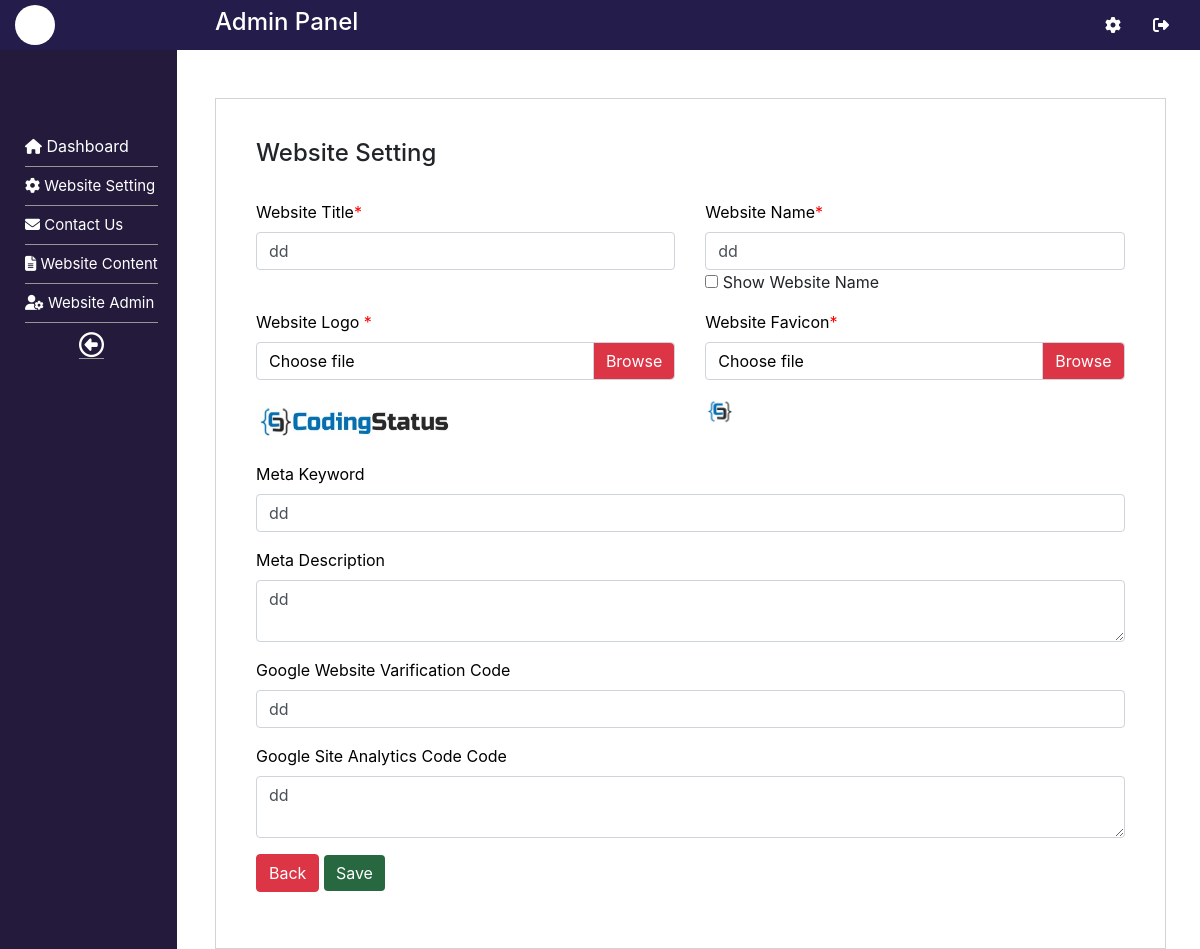
/admin/dashboard.php?cat=website-setting&subcat=website-setting (signed in), run on the app's committed database.
### tables this page shows
CREATE TABLE `website_setting` (
  `id` int(10) NOT NULL,
  `website_title` varchar(255) NOT NULL,
  `website_name` varchar(255) NOT NULL,
  `visible_website_name` int(10) NOT NULL DEFAULT 0,
  `website_logo` varchar(255) NOT NULL,
  `website_favicon` varchar(255) NOT NULL,
  `meta_keyword` varchar(255) NOT NULL,
  `meta_description` text NOT NULL,
  `google_varification_code` text NOT NULL,
  `google_analytics_code` text NOT NULL
);

### admin/website-setting/website-setting.php (the view, shortened to what this page needs)
<br></br>
<div class="content-box">
<div class="row">
  <div class="col">
    <h4>Website Setting</h4>
  </div>
  <div class="col">
  </div>
</div>
<br>
<?php
  $sql1="SELECT * FROM website_setting ORDER BY id DESC LIMIT 0,1";
  $res1= $conn->query($sql1);
  $data=$res1->fetch_assoc();
   $id=!empty($data['id'])?$data['id']:'';
  $websiteTitle=!empty($data['website_title'])?$data['website_title']:'';
  $websiteName=!empty($data['website_name'])?$data['website_name']:'';
  $websiteLogo=!empty($data['website_logo'])?$data['website_logo']:'';
  $websiteFavicon=!empty($data['website_favicon'])?$data['website_favicon']:'';
  $metaKeyword=!empty($data['meta_keyword'])?$data['meta_keyword']:'';
  $metaDescription=!empty($data['meta_description'])?$data['meta_description']:'';
  $googleVarificationCode=!empty($data['google_varification_code'])?$data['google_varification_code']:'';
  $googleAnalyticsCode=!empty($data['google_analytics_code'])?$data['google_varification_code']:'';
?>
<form id="updateForm" name="website_setting" rel="<?php echo $id;?>">
  <div class="row">
    <div class="col">
      <div class="form-group">
      <label>Website Title<span style="color:red">*</span></label>
      <input type="text" name="website_title" value="<?php echo $websiteTitle ?>" class="form-control">
    </div>
  </div>
    <div class="col">
      <div class="form-group">
      <label>Website Name<span style="color:red">*</span></label>
      <input type="text" name="website_name" value="<?php echo $websiteName ?>" class="form-control">
      <input type="checkbox" name="visible_website_name" value="1"> Show Website Name
     </div>
    </div>
  </div>
    <div class="row">
    <div class="col">
      <label>Website Logo <span style="color:red">*</span></label>
      <div class="custom-file mb-3">
      <label class="custom-file-label" for="customFile">Choose file</label>
    </div>
    <div class="form-group">
      <img src="assets/images/<?php echo $websiteLogo; ?>" width="200px" height="50px">
    </div>
    </div>
    <div class="col">
      <label>Website Favicon<span style="color:red">*</span></label>
     <div class="custom-file mb-3">
      <label class="custom-file-label" for="customFile">Choose file</label>
    </div>
<img src="assets/images/<?php echo $websiteFavicon; ?>" width="30px" height="30px">
    </div>
  </div>
  <div class="row">
     <div class="col">
       <div class="form-group">
        <label>Meta Keyword</label>
        <input type="text" name="meta_keyword" value="<?php echo $metaKeyword; ?>" class="form-control">
       </div>
     </div>
  </div>
    <div class="row">
     <div class="col">
       <div class="form-group">
        <label>Meta Description</label>
        <textarea name="meta_description" class="form-control"><?php echo $metaDescription; ?></textarea>
       </div>
     </div>
  </div>
    <div class="row">
     <div class="col">
       <div class="form-group">
        <label>Google Website Varification Code</label>
        <input type="text" name="google_varification_code" value="<?php echo $googleVarificationCode; ?>" class="form-control">
       </div>
     </div>
  </div>
   <div class="row">
     <div class="col">
       <div class="form-group">
        <label>Google Site Analytics Code Code</label>
         <textarea name="google_analytics_code"  class="form-control"><?php echo $googleAnalyticsCode; ?></textarea>
       </div>
         <div class="form-group">
            <button class="btn btn-danger">Back</button>
      <button class="btn btn-secondary">Save</button>
     </div>
     </div>
  </div>
</form>
</div>

### admin/dashboard.php (shortened to what this page needs)
<?php
include('config/database.php');
        $cat= !empty($_GET['cat'])?$_GET['cat']:'';
        $subcat = !empty($_GET['subcat'])?$_GET['subcat']:'';
?>
<!DOCTYPE html>
<html lang="en">
<head>
  <link rel="stylesheet" href="https://maxcdn.bootstrapcdn.com/bootstrap/4.4.1/css/bootstrap.min.css">
  <link rel="stylesheet" href="assets/css/style.css">
</head>
<body>
<?php
include('partials/header.php');
 ?>
<div class="container-fluid">
  <div class="row">
      <div class="col-sm-2">
 <?php include('partials/sidebar.php'); ?>
      </div>
      <div class="col-sm-10">
        <div id="dynamic-page">
          <?php
        if(!empty($cat) && !empty($subcat)){
            $sub=explode('-', $subcat);
if($sub[0]=='add')
{
           $val=[];
          foreach ($sub as $key => $value) {
            if($value==$sub[0])
            {
             continue;
            }
            $val[]=$value;
         }
      include($cat."/".implode('-',$val).".php");
 }else{
  include($cat."/".$subcat.".php");
 }
        }else{
            echo "<h1 class='text-success text-center'>Welcome To Admin Panel</h1>";
        }
         ?>
        </div>
      </div>
  </div>
  </div>
</body>
</html>

### admin/partials/header.php (shortened to what this page needs)
<?php
  $query="SELECT * FROM color_setting ORDER BY id DESC LIMIT 0, 1";
  $result= $conn->query($query);
  $data=$result->fetch_assoc();
  $navbarBackground=!empty($data['navbar_background'])?$data['navbar_background']:'';
?>
<div class="container-fluid bg-secondary menu sticky-top" style="background-color: <?php echo $navbarBackground; ?>!important">
    <div class="row">
      <div class="col-sm-2">
         <ul class="nav">
    <li class="nav-item">
      <a class="nav-link shortname" href="#"><?php echo !empty($acronym)?$acronym:''; ?></a>
    </li>
    <li class="nav-item">
      <a class="nav-link" href="#"><?php echo !empty($fullName)?$fullName:''; ?></a>
    </li>
  </ul>
      </div>
      <div class="col-sm-6">
         <ul class="nav">
    <li class="nav-item">
      <h4 class="text-light" style="position: relative;top: 8px">Admin Panel</h3>
    </li>
  </ul>
      </div>
      <div class="col-sm-4">
        <ul class="nav justify-content-end">
    <li class="nav-item">
    <a href="dashboard.php?cat=setting&subcat=admin-panel" class="nav-link content-link" title="setting"><i class='fas fa-cog'></i></a>
    </li>
    <li class="nav-item">
      <a class="nav-link " href="logout.php" title="logout"><i class='fas fa-sign-out-alt'></i>
</a>
    </li>
  </ul>
      </div>
    </div>
</div>

### admin/partials/sidebar.php (shortened to what this page needs)
<nav class="navbar bg-light sidebar" >
<ul class="accordion-container navbar-nav sidebar-list">
<li class="nav-item">
      <a class="nav-link content-link" href="dashboard.php"><i class='fas fa-home'></i> Dashboard</a>
 </li>
<li class="nav-item accordion-content hide">
<h3 class="title"><i class='fas fa-cog'></i> Website Setting</h3>
</li>
<li class="nav-item accordion-content hide">
<h3 class="title"><i class='fas fa-envelope'></i> Contact Us</h3>
</li>
<li class="nav-item accordion-content hide">
<h3 class="title"><i class='fas fa-file-alt'></i> Website Content</h3>
</li>
<li class="nav-item accordion-content hide">
<h3 class="title"><i class='fas fa-user-cog'></i> Website Admin</h3>
</li>
<li class="nav-item text-center">
<a href="javascript:void(0)" id="hide"><i class='far fa-arrow-alt-circle-left'></i></a>
</li>
</ul>
</nav>

### admin/assets/css/style.css (style rules this page uses)
.nav li a { color:white; margin-top:5px; }
.nav li a.shortname { background-color: white; color: black; border-radius: 50%; width: 40px; height: 40px; margin: 5px 0px; padding: 8px 0px 0px 14px; }
.sidebar { background-color: #6c757d!important; height: 92.4vh !important; margin-left: -15px; height: 92.4vh; margin-left: -15px; min-height: 100%; position: fixed; left: 0px; width: 16%; }
.sidebar .sidebar-list { position: absolute; top: 8%; left: 40px; }
.sidebar .navbar-nav li a { color: white; border-bottom: 1px solid #959696; }
.content-box { width: 98%; border: 1px solid lightgray; padding: 40px; }
#hide i { font-size: 25px; margin: 10px 0px }
.sidebar-list i { font-size: 15px; }
label::after { color: #ffffff !important; background-color: #dc3545 !important; }
.accordion-content .title { margin: 10px 0px; font-weight: normal; padding: 0px 0px; cursor: pointer; font-size: 15px; color: white; }
.accordion-content { color: white; border-bottom: 1px solid #959696; position: relative; }
.accordion-content.hide .title::after { content: " "; padding: 0px 0px; font-size: 22px; font-size: 19px; font-weight: normal; position: absolute; top: 6px; right: -47px; }

### data on the page
website_setting: website_title "dd", website_name "dd", website_logo (picture), website_favicon (picture), meta_keyword "dd", meta_description "dd", google_varification_code "dd", google_analytics_code "dd"
